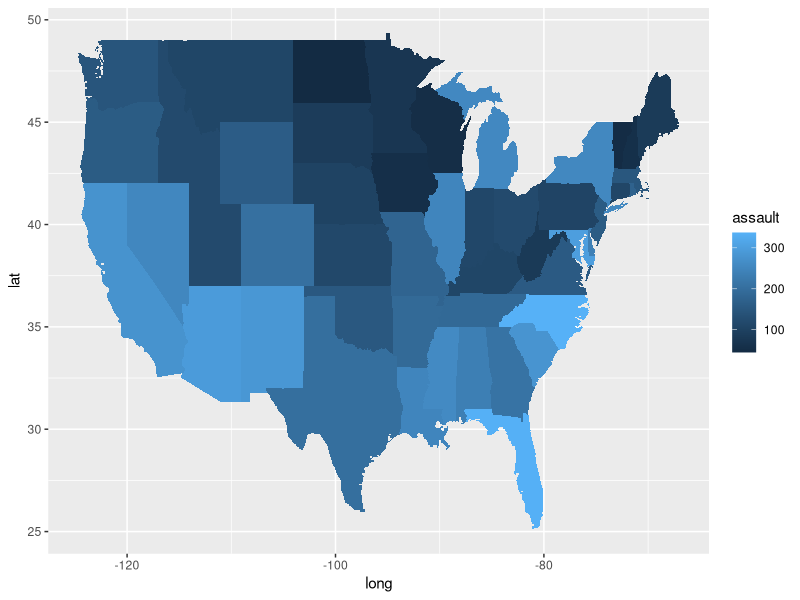
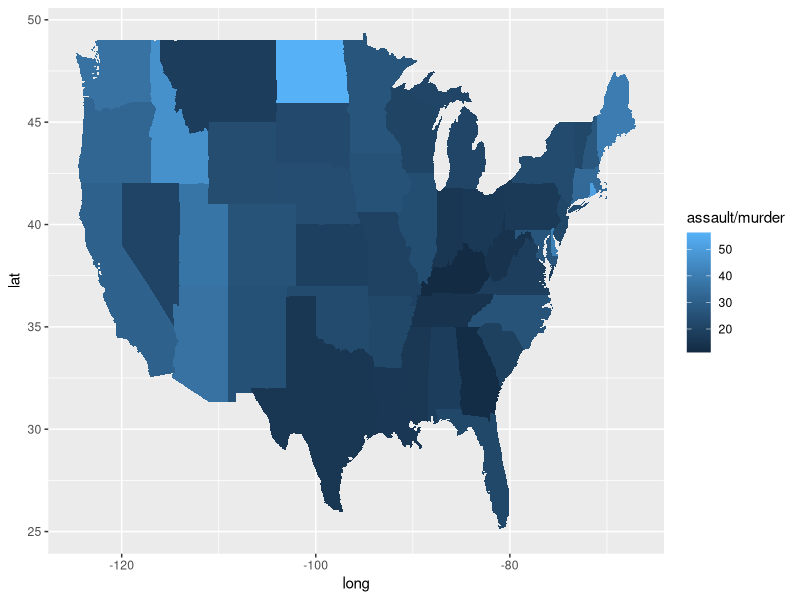

Source code (R) for these figures, in order:
library(maps)
library(ggplot2)
states <- map_data("state")

arrests <- USArrests
names(arrests) <- tolower(names(arrests))
arrests$region <- tolower(rownames(USArrests))

choro <- merge(states, arrests, by="region")

choro <- choro[order(choro$order),]
qplot(long, lat, data= choro, group=group,
      fill = assault, geom="polygon")
qplot(long, lat, data = choro, group = group,
      fill = assault / murder, geom = "polygon")





